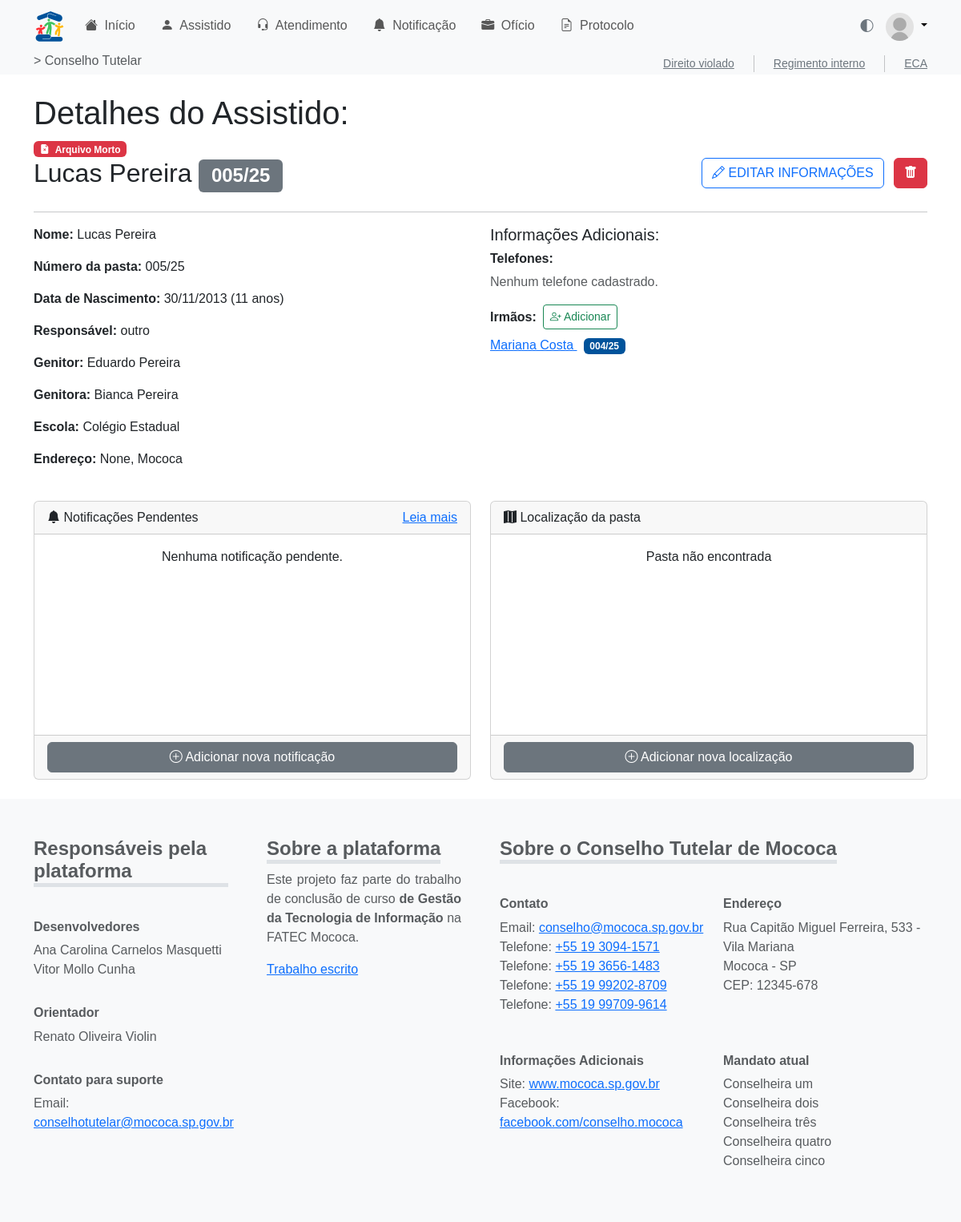
/assistido/detalhe/5/, run on the app's committed database.
### assistido/models.py (models this page shows, shortened)
class Assistido(models.Model):
    id_assist = models.AutoField(primary_key=True)
    nmcompleto_assist = models.CharField(max_length=255)
    numero_assist = models.CharField(max_length=50, blank=True, null=True)
    dn_assist = models.DateField(blank=True, null=True)  # Data de nascimento
    nmgenitor_assist = models.CharField(max_length=255, blank=True, null=True)
    nmgenitora_assist = models.CharField(max_length=255, blank=True, null=True)
    DTCADASTRO = models.DateTimeField(auto_now_add=True, verbose_name='Data de Cadastro')
    TIPOS_RESPONSAVEL = [
        ("tio", "Tio"),
        ("tia", "Tia"),
        ("avo", "Avô/Avó"),
        ("primo", "Primo/Prima"),
        ("outro", "Outro"),
    ]
    nmresponsavel_assist = models.CharField(
        max_length=50, choices=TIPOS_RESPONSAVEL, default="outro"
    )
    outro_responsavel = models.CharField(
        max_length=255, blank=True, null=True,
        help_text="Preencher se o tipo do responsável for 'Outro'."
    )
    escola_assist = models.CharField(max_length=255, blank=True, null=True)
    rua_assist = models.CharField(max_length=255, blank=True, null=True)
    bairro_assist = models.CharField(max_length=100, blank=True, null=True)
    cidade_assist = models.CharField(max_length=100, blank=True, null=True)
    numerocasa_assist = models.CharField(max_length=20, blank=True, null=True)
    id_conselheira = models.ForeignKey(
        Conselheira,
        on_delete=models.SET_NULL,
        null=True,
        blank=True,
        related_name='assistidos'
    )
    gestante_assist = models.BooleanField(default=False)
    arquivomorto_assist = models.BooleanField(default=False)
    arquivado_assist = models.BooleanField(default=False)
    filaarquivomorto_assist = models.BooleanField(default=False)
    dtarquivomorto_assist = models.DateField(blank=True, null=True)

### assistido/views.py (the view)
# urls.py: path('detalhe/<int:id_assist>/', views.detalhe_assistido, name='detalhe'),
def detalhe_assistido(request, id_assist):
    import json
    assistido = get_object_or_404(Assistido, id_assist=id_assist)
    form = AddIrmaoForm(id_assist)
    assistidos_list = [
        {'id': a.id_assist, 'nome': a.nmcompleto_assist}
        for a in form.fields['irmao'].queryset
    ]
    assistidos_json = json.dumps(assistidos_list)
    from assistido.models import Irmaos
    irmaos_1 = Irmaos.objects.filter(id_assist_1=assistido).values_list('id_assist_2', flat=True)
    irmaos_2 = Irmaos.objects.filter(id_assist_2=assistido).values_list('id_assist_1', flat=True)
    irmaos_ids = set(irmaos_1).union(set(irmaos_2))
    irmaos_ids.discard(assistido.id_assist)
    irmaos = Assistido.objects.filter(id_assist__in=irmaos_ids)
    localizadores = assistido.localizadores.all().order_by('-dt_local')
    return render(request, 'assistido/detalhe.html', {
        'assistido': assistido,
        'form': form,
        'assistidos_json': assistidos_json,
        'assistidos_list': assistidos_list,
        'irmaos': irmaos,
        'localizadores': localizadores
    })

### assistido/templatetags/assistido_extras.py (called while the page is built)
@register.filter
def age(value):
    if not value:
        return ''
    today = date.today()
    try:
        return today.year - value.year - ((today.month, today.day) < (value.month, value.day))
    except Exception:
        return ''

### assistido/templates/assistido/detalhe.html (shortened to what this page needs)
{% extends 'base.html' %}
{% load assistido_extras %}
{% block content %}
<main class="container my-4">
    <h1>Detalhes do Assistido: </h1>
        <div>
            {% if assistido.arquivomorto_assist %}
                <span class="badge text-bg-danger me-2">
                    <i class="bi bi-file-earmark-x-fill me-1"></i> Arquivo Morto
                </span>
            {% endif %}
        </div>
    <div class="d-flex w-100 justify-content-between align-content-center">
                                <h2>{{ assistido.nmcompleto_assist }} <span class="badge text-bg-secondary">{{ assistido.numero_assist }}/{{ assistido.DTCADASTRO|date:'y' }}</span></h2>
                                <div>
                                    <button class="btn btn-outline-primary text-uppercase" data-bs-toggle="modal" data-bs-target="#modalEditarAssistido">
                                        <i class="bi bi-pencil"></i> Editar Informações
                                    </button>
                                    {% if assistido.arquivomorto_assist %}
                                        <button type="button" class="btn btn-danger ms-2" data-bs-toggle="modal" data-bs-target="#modalDelete{{ assistido.id_assist }}">
                                            <i class="bi bi-trash-fill"></i>
                                        </button>
                                    {% endif %}
                                </div>
    </div>
    <hr>
    <div class="row g-4">
        <div class="col-12 col-md-6">
            <p><strong>Nome:</strong> {{ assistido.nmcompleto_assist }}</p>
            <p><strong>Número da pasta:</strong> {{ assistido.numero_assist }}/{{ assistido.DTCADASTRO|date:'y' }}</p>
            <p><strong>Data de Nascimento:</strong> {{ assistido.dn_assist|date:'d/m/Y' }}{% if assistido.dn_assist %} ({{ assistido.dn_assist|age }} anos){% endif %}</p>
            <p><strong>Responsável:</strong> {{ assistido.nmresponsavel_assist }}{% if assistido.nmresponsavel_assist == 'outro' and assistido.outro_responsavel %} - {{ assistido.outro_responsavel }}{% endif %}</p>
            <p><strong>Genitor:</strong> {{ assistido.nmgenitor_assist }}</p>
            <p><strong>Genitora:</strong> {{ assistido.nmgenitora_assist }}</p>
            <p><strong>Escola:</strong> {{ assistido.escola_assist }}</p>
            <p><strong>Endereço:</strong> {{ assistido.rua_assist }}{% if assistido.cidade_assist %}, {{ assistido.cidade_assist }}{% endif %}</p>
        </div>
        <div class="col-12 col-md-6">
            <h5>Informações Adicionais:</h5>
            <h6> <b>Telefones:</b></h6>
            {% for tel in assistido.telefones.all %}
                <p>{{ tel.numero_telefone|format_telefone }}{% if tel.obs_telefone %} <small class="text-muted">- {{ tel.obs_telefone}}</small>{% endif %}</p>
                {% empty %}
                <p class="text-muted">Nenhum telefone cadastrado.</p>
            {% endfor %}
            <div class="d-flex align-items-center mb-2">
                    <h6 class="mb-0 me-2"><b>Irmãos:</b></h6>
                    <button type="button" class="btn btn-sm btn-outline-success" data-bs-toggle="modal" data-bs-target="#addIrmaoModal">
                            <i class="bi bi-person-plus"></i> Adicionar
                    </button>
            </div>
            {% if irmaos %}
                {% for irmao in irmaos %}
                    <p>
                        <a href="{% url 'assistido:detalhe' irmao.id_assist %}" target="_blank">
                            {{ irmao.nmcompleto_assist }}
                            <span class="badge text-bg-primary ms-2">{{ irmao.numero_assist }}/{{ irmao.DTCADASTRO|date:'y' }}</span>
                        </a>
                    </p>
                {% endfor %}
            {% endif %}
        </div>
        <div class="col-12 col-md-6">
            <div class="card">
                <div class="card-header d-flex align-items-center justify-content-between">
                    <span class="me-2">
                        <i class="bi bi-bell-fill"></i>
                    Notificações Pendentes
                    </span>
                    <span>
                        <a href="">Leia mais</a>
                    </span>
                </div>
                <div class="card-body" style="height: 250px;">
                    <div class="w-100 h-100 overflow-auto">
                        {% if notificacoes %}
                            <ul class="list-group">
                                {% for not in notificacoes %}
                                    <li class="list-group-item">
                                        {{ not }}
                                    </li>
                                {% endfor %}
                            </ul>
                        {% else %}
                            <p class="text-center">Nenhuma notificação pendente.</p>
                        {% endif %}
                    </div>
                </div>
                <div class="card-footer">
                    <button type="button" class="btn btn-secondary w-100">
                        <i class="bi bi-plus-circle"></i> Adicionar nova notificação
                    </button>
                </div>
            </div>
        </div>
        <div class="col-12 col-md-6">
            <div class="card">
                <div class="card-header d-flex align-items-center justify-content-between">
                    <span class="me-2">
                        <i class="bi bi-map-fill"></i>
                    Localização da pasta
                    </span>
                </div>
                <div class="card-body" style="height: 250px;">
                    {% if localizadores %}
                        <div class="w-100 h-100 overflow-auto">
                            <table class="table table-hover">
                                <thead>
                                    <tr>
                                        <th>Data</th>
                                        <th>Localização</th>
                                    </tr>
                                </thead>
                                <tbody>
                                    {% for loc in localizadores %}
                                        <tr>
                                            <td>{{ loc.dt_local|date:'d/m/Y' }}</td>
                                            <td>{{ loc.destino_local }}</td>
                                        </tr>
                                    {% endfor %}
                                </tbody>
                            </table>
                        </div>
                    {% else %}
                        <div class="w-100 h-100 d-flex  justify-content-center">
                            <span>Pasta não encontrada</span>
                        </div>
                    {% endif %}
                </div>
                <div class="card-footer">
                    <button type="button" class="btn btn-secondary w-100" data-bs-toggle="modal" data-bs-target="#addLocalModal">
                        <i class="bi bi-plus-circle"></i> Adicionar nova localização
                    </button>
                </div>
            </div>
        </div>
    </div>
</main>
{% endblock %}

### static/css/main.css (style rules this page uses)
html,body { height: 100%; }

### static/css/custom.css (style rules this page uses)
:root { --bs-body-font-family: 'Nunito Sans', sans-serif !important; }
:root { --bs-primary: #00539b !important; --bs-primary-rgb: 0, 83, 155 !important; }
[data-bs-theme="light"] { --bs-primary: #00539b !important; --bs-body-bg: #ffffff; }

### data on the page
Assistido: nmcompleto_assist "Lucas Pereira", numero_assist "005", DTCADASTRO "25", dn_assist "30/11/2013", dn_assist|age "11", nmresponsavel_assist "outro", nmgenitor_assist "Eduardo Pereira", nmgenitora_assist "Bianca Pereira", escola_assist "Colégio Estadual", rua_assist "None", cidade_assist "Mococa"
Assistido: nmcompleto_assist "Mariana Costa", numero_assist "004", DTCADASTRO "25"
